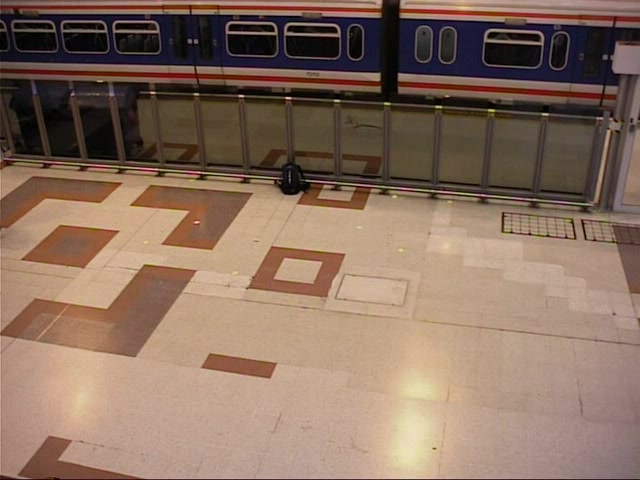
%> input picture assignment4/EmptyScene01.jpg, 640 x 480 px; the run also reads 1 picture not shown here
$ octave change_detection.m   (GNU Octave 9; MATLAB toolbox functions it lacks are replaced by stand-ins)
%> lines starting %> are read from the running program, lines starting %| are printed output that depends on the picture
%% Task 1: work on the videosurveillance sequence using a simple background obtained as an
% average between two empty frames

% load two empty images
B1 = double(rgb2gray(imread('EmptyScene01.jpg')));
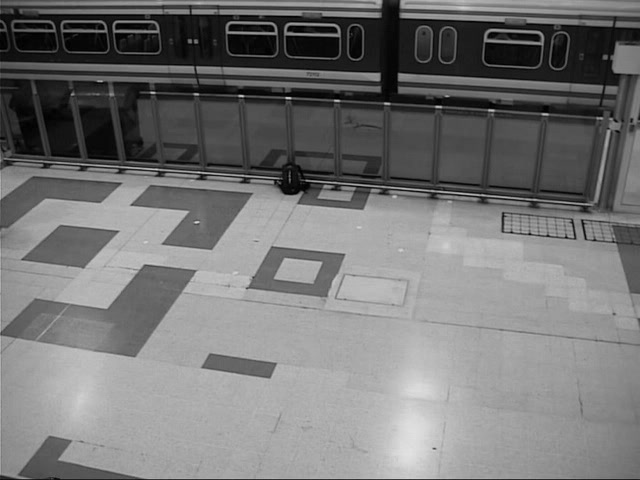
%> B1: size 480x640 double; min 0, max 226, mean 117.6
B2 = double(rgb2gray(imread('EmptyScene02.jpg')));
%> B2: size 480x640 double; min 0, max 226, mean 117.7

% compute a simple background model
B = 0.5*(B1 + B2);

% load each image in the sequence, perform the change detection
% show the frame, the background and the binary map
% Observe how the results change as you vary the threshold

tau = 20;

addpath('Data\videosurveillance\');
elements_list = dir(fullfile('Data\videosurveillance\'));

numberOfImages = length(elements_list);
images = cell(1,numberOfImages-2);

for i=1:numberOfImages-2
    images{i} = imread(i+".ppm");
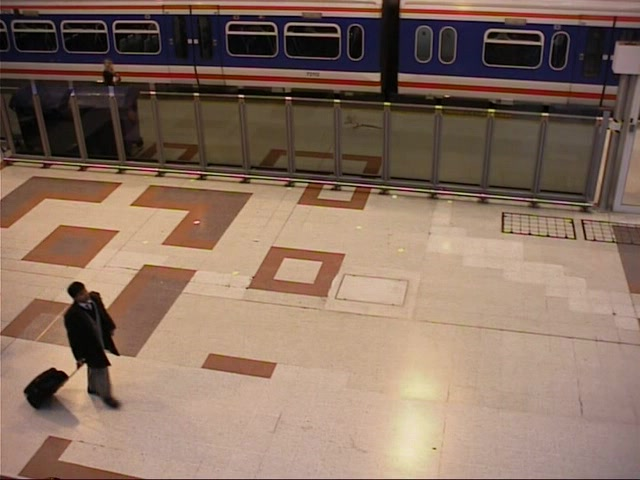
%> input picture assignment4/Data/videosurveillance/1.ppm, 640 x 480 px
%> (the run ends here)
